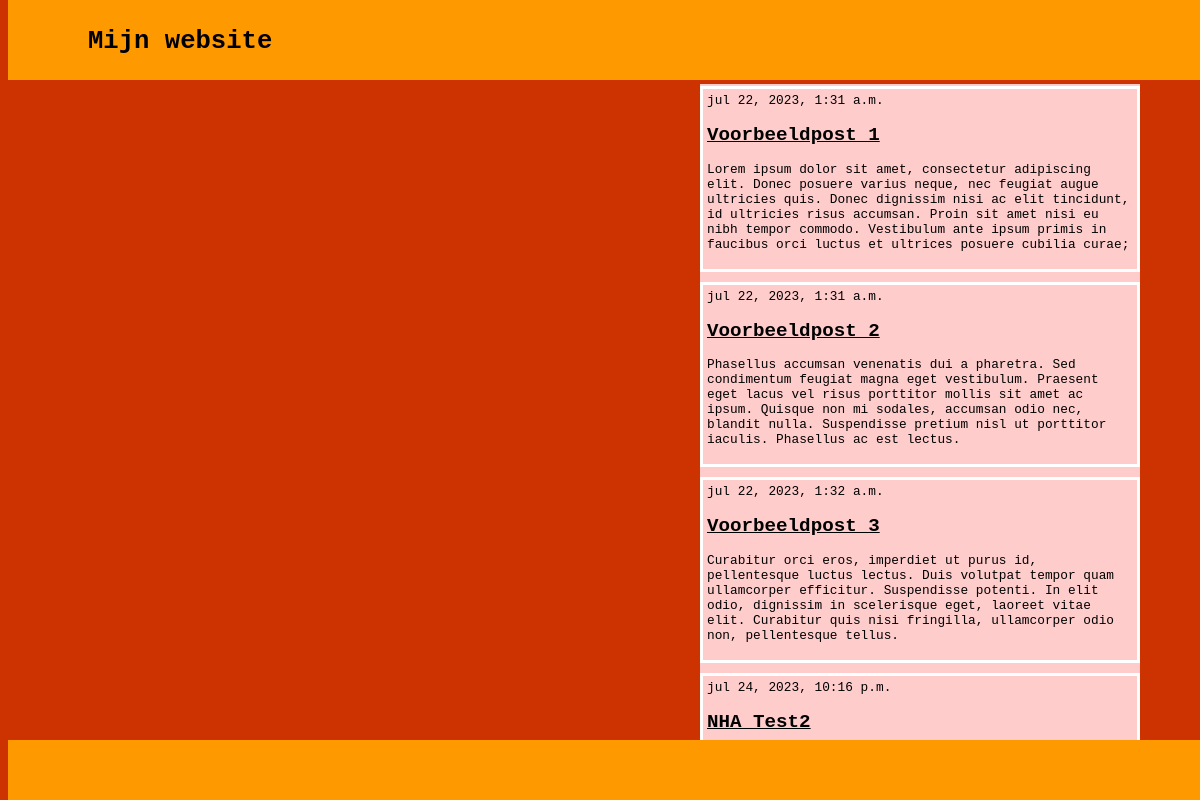
The app's page /, older data.
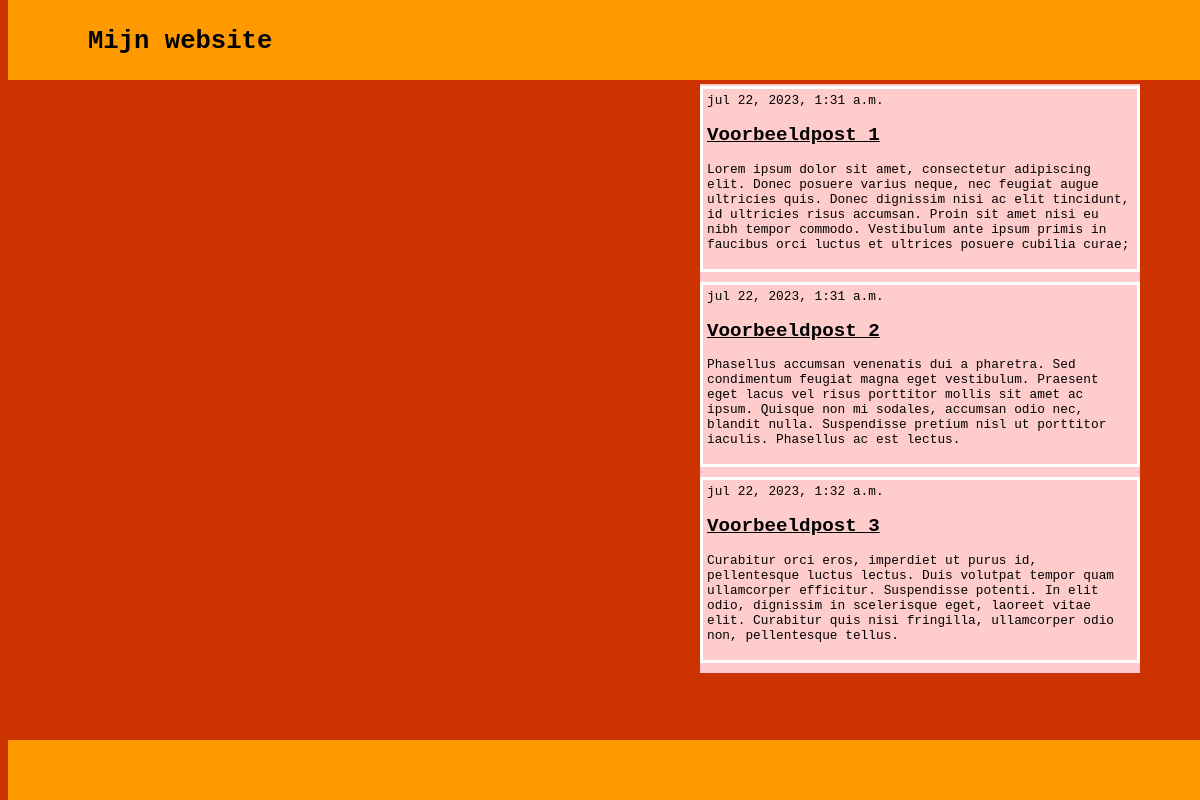
The same page, newer data.
### blog/models.py (models this page shows, shortened)
class Post(models.Model):
    author = models.ForeignKey(settings.AUTH_USER_MODEL, on_delete=models.CASCADE)
    title = models.CharField(max_length=200)
    text = models.TextField()
    created_date = models.DateTimeField(default=timezone.now)
    published_date = models.DateTimeField(blank=True, null=True)

### blog/views.py (the view)
# urls.py: path('', views.post_list, name='post_list'),
def post_list(request):
    posts = Post.objects.filter(published_date__lte=timezone.now()).order_by('published_date')
    return render(request, 'blog/post_list.html', {'posts': posts})

### blog/templates/blog/post_list.html (shortened to what this page needs)
{% load static %}
<!DOCTYPE html>
<html lang="en">
<head><meta charset="utf-8">
<link rel="stylesheet" href="{% static 'stijl.css' %}">
</head>
<body>
<div class="fixed-header">
<h1>Mijn website</h1>
</div>
<div class="div_art">{% block content %}
{% for post in posts %}
<article class="article">
<time class="date">
{{ post.published_date }}
</time>
<h2><a href="">{{ post.title }}
</a>
</h2>
<p>{{ post.text|linebreaksbr }}
</p>
</article>
{% endfor %}
{% endblock %}
</div>
 <div class="fixed-footer">
 </div>
</body>
</html>

Row changes from the older to the newer data that the page shows:
removed Post: published_date "jul 24, 2023, 10:16 p.m.", title "NHA Test2"
